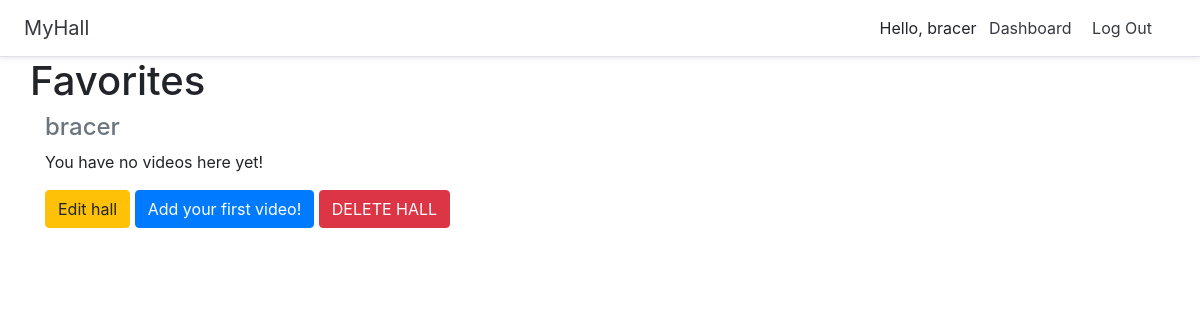
Before: /halloffame/6 (signed in) with the older database file.
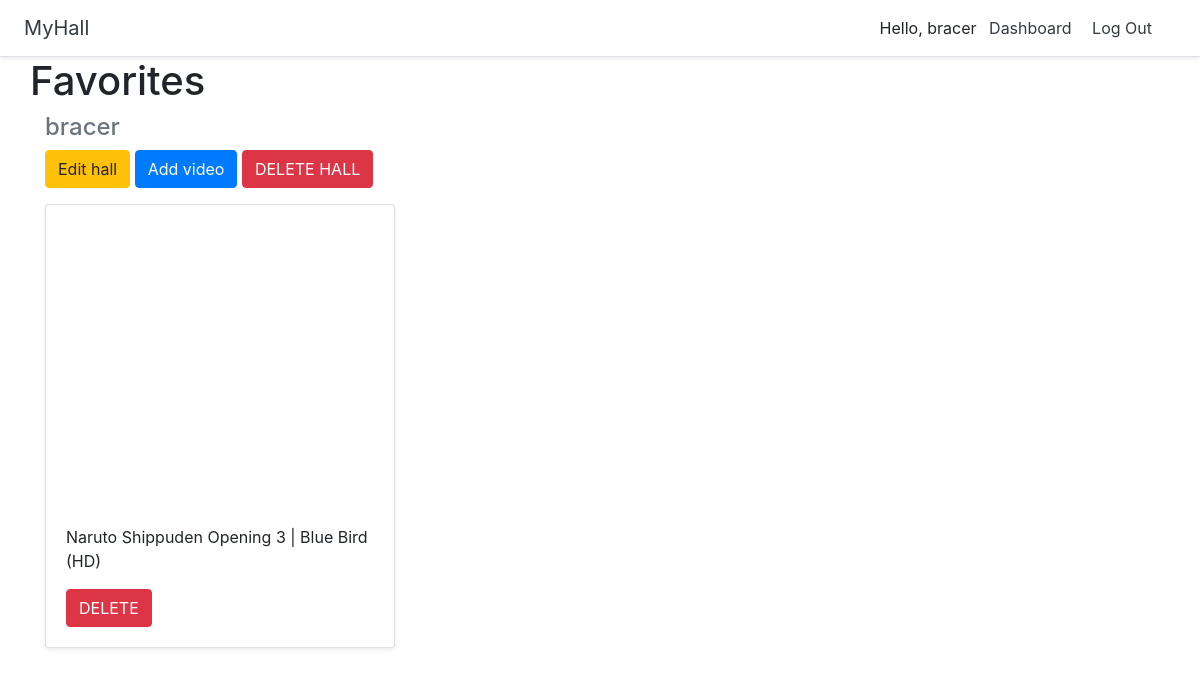
After: the same page with the newer database file.
### core/models.py (models this page shows)
class Video(models.Model):
    title = models.CharField(max_length=255)
    url = models.URLField()
    youtube_id = models.CharField(max_length=255)
    hall = models.ForeignKey(Hall, on_delete=models.CASCADE)

### core/views.py (the view)
# urls.py: path("halloffame/<int:pk>", DetailHall.as_view(), name="detail_hall"),
class DetailHall(generic.DetailView):
    model = Hall
    template_name = "halls/detail_hall.html"

### core/templates/halls/detail_hall.html
{% extends 'base.html' %}
{% load static %}
{% block content %}
    {% include 'halls/body_detail_hall.html' %}
{% endblock %}

### core/templates/halls/body_detail_hall.html
<div class="container">
    <div class="row">
        <h1>{{ hall.title }}</h1>
    </div>
    <h4 class="text-muted">{{ hall.user.username }}</h4>
    {% if user.id == hall.user.id %}
    {% if not hall.video_set.all %}
    <p>You have no videos here yet!</p>
    <a href="{% url 'update_hall' hall.id %}" class="btn btn-warning">Edit hall</a>
    <a href="{% url 'add_video' hall.id %}" class="btn btn-primary">Add your first video!</a>
    <a href="{% url 'delete_hall' hall.id %}" class="btn btn-danger">DELETE HALL</a>
    <br>
    <br>
    {% else %}
    <a href="{% url 'update_hall' hall.id %}" class="btn btn-warning">Edit hall</a>
    <a href="{% url 'add_video' hall.id %}" class="btn btn-primary">Add video</a>
    <a href="{% url 'delete_hall' hall.id %}" class="btn btn-danger">DELETE HALL</a>
    {% endif %}
    {% endif %}
    <div class="row">
        {% for video in hall.video_set.all %}
        <div class="col-md-4 mt-3">
            <div class="card mb-4 shadow-sm">
                <iframe width="100%" height="300" src="https://www.youtube.com/embed/{{ video.youtube_id }}"
                    frameborder="0"
                    allow="accelerometer; autoplay; clipboard-write; encrypted-media; gyroscope; picture-in-picture"
                    allowfullscreen></iframe>
                <div class="card-body">
                    <p class="card-text">{{ video.title }}</p>
                    {% if user.id == hall.user.id %}
                    <a href="{% url 'delete_video' video.id %}" class="btn btn-danger">DELETE</a>
                    {% endif %}
                </div>
            </div>
        </div>
        {% endfor %}
    </div>
</div>

Changed rows visible on the page:
added Video: title "Naruto Shippuden Opening 3 | Blue Bird (HD)"
Other visible differences:
text no longer shown: "You have no videos here yet! Add your first video!"
text now shown: "Add video"
